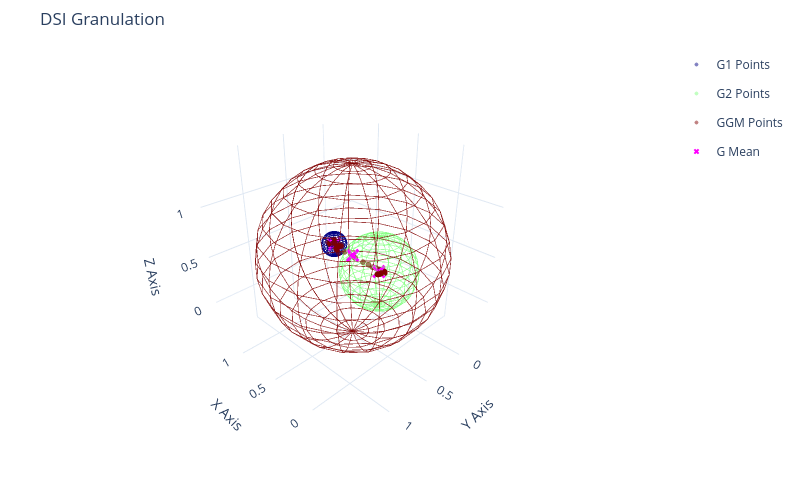

The code cell stored with this chart in its notebook:
### Markdown cell above
0.5943396226415094 0.5847914720105786 0.34756474279874006\
0.4056603773584906 0.37827701620148374 0.15345199713833776

### Code cell
#print(teda.c)
teda.c = np.append(teda.c,teda.gm)
#print(teda.c)

PlotGranulesSpace(teda,w=800)
